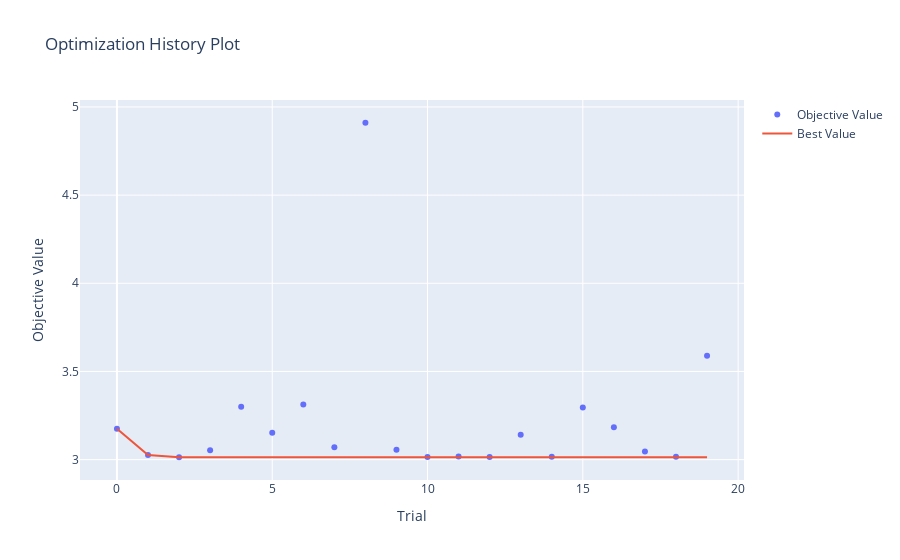

Source (notebook cell):
### Code cell
# optimization history plot

optuna.visualization.plot_optimization_history(study)

### Figure 1 — Plotly figure (JSON) as saved in the notebook; plotly's stock layout.template omitted (floating-point values rounded to 4 significant figures)
{"data": [{"mode": "markers", "name": "Objective Value", "type": "scatter", "x": [0, 1, 2, 3, 4, 5, 6, 7, 8, 9, 10, 11, 12, 13, 14, 15, 16, 17, 18, 19], "y": [3.175, 3.026, 3.013, 3.053, 3.3, 3.153, 3.313, 3.071, 4.91, 3.056, 3.015, 3.017, 3.015, 3.141, 3.016, 3.295, 3.184, 3.045, 3.017, 3.589]}, {"mode": "lines", "name": "Best Value", "type": "scatter", "x": [0, 1, 2, 3, 4, 5, 6, 7, 8, 9, 10, 11, 12, 13, 14, 15, 16, 17, 18, 19], "y": [3.175, 3.026, 3.013, 3.013, 3.013, 3.013, 3.013, 3.013, 3.013, 3.013, 3.013, 3.013, 3.013, 3.013, 3.013, 3.013, 3.013, 3.013, 3.013, 3.013]}, {"marker": {"color": "#cccccc"}, "mode": "markers", "name": "Infeasible Trial", "showlegend": false, "type": "scatter", "x": [], "y": []}], "layout": {"title": {"text": "Optimization History Plot"}, "xaxis": {"title": {"text": "Trial"}}, "yaxis": {"title": {"text": "Objective Value"}}}}
